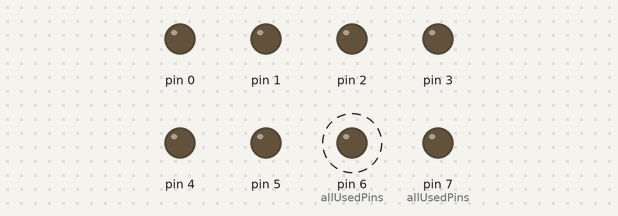
This sketch was run on a simulated Arduino Uno, built with avr-gcc and run on an emulated ATmega328P. Parts: output pins drawn as LEDs (lit = HIGH). Dashed ring = blinking.

Above: at 0.3 s.
At 2.35 s:
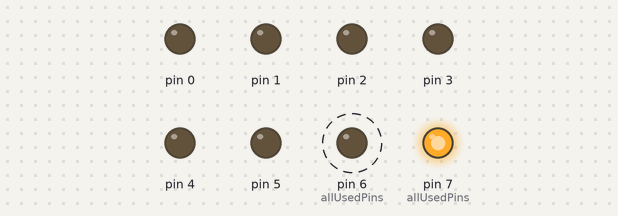
Timing chart, 0 to 3.5 s (numbered marks = the images above):
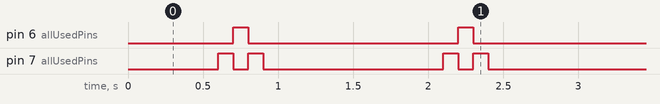

The sketch:

opdracht_2.ino
```cpp
const int allUsedPins[] = {13, 12, 11, 10, 9, 8, 7, 6}; // Alle gebruikte pinnen.

void setup(){

  // Alle pins worden ingesteld op output.
  for (int i = 0; i < 8; i++) {
  	pinMode(i, OUTPUT);
  }

}

void loop(){

  // Hier gaat het licht van de LED lampjes van links naar rechts.
  for (int i = 0; i < 8; i++) {
    switchLed(allUsedPins[i]);
  }

  // Hier gaat het licht van de LED lampjes van recht naar links.
  for (int i = 6; i >= 0; i--) {
    switchLed(allUsedPins[i]);
  }

}

// Functie voor het LED lampje aan of uit te kunnen zetten.
void switchLed(int position) {

  digitalWrite(position, HIGH);
  delay(100);
  digitalWrite(position, LOW);

}
```

Measured:
- by itself, pin 6 (allUsedPins): alternates HIGH for 0.10 s and LOW for 1.4 s
- by itself, pin 7 (allUsedPins): repeats every 1.5 s: LOW 0.10 s, HIGH 0.10 s, LOW 1.2 s, HIGH 0.10 s
- by itself, everything shown: repeats every 1.5 s, in 4 steps
